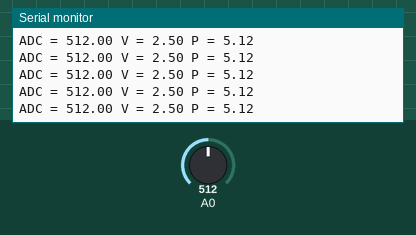
This sketch was run on a simulated Arduino Uno, built with avr-gcc and run on an emulated ATmega328P. On the bench: the last lines printed to the serial monitor. The test bench sets the inputs (shaded band); at power-on: A0 = 512.

Above: at 1.2 s.
1.3 s: A0 set to 110
At 1.8 s:
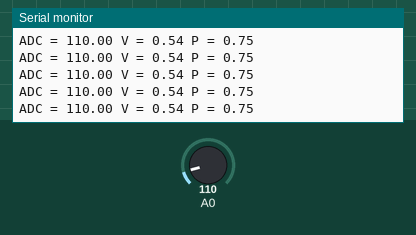
4.3 s: A0 set to 90
At 5.0 s:
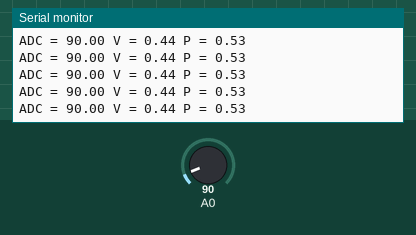
22.3 s: A0 set to 951
At 23.4 s:
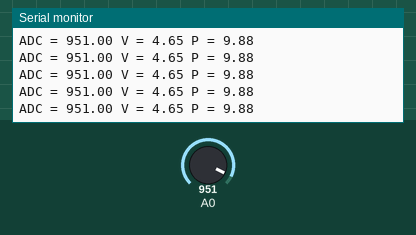
23.8 s: A0 set to 980
At 24.6 s:
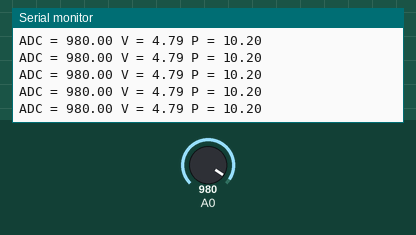
Timing chart, 0 to 26.3 s (numbered marks = the images above; inputs shaded):
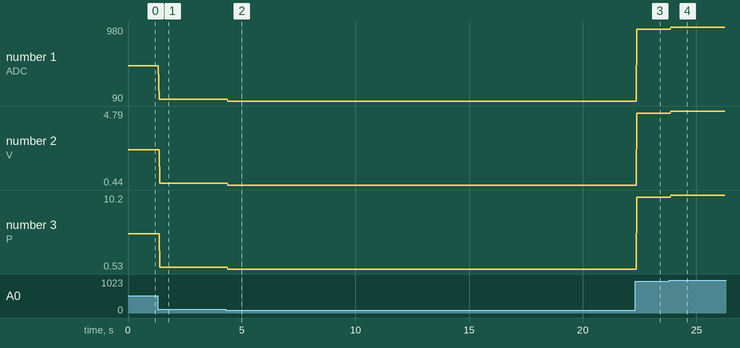

Measured:
- after the input at 1.3 s, the serial monitor: prints a new line after 0.06 s (image 1)
- after the input at 4.3 s, the serial monitor: prints a new line after 0.09 s (image 2)
- after the input at 22.3 s, the serial monitor: prints a new line after 0.08 s (image 3)
- after the input at 23.8 s, the serial monitor: prints a new line after 0.08 s (image 4)
- plotted number 1: 512 → 110 after the input at 1.3 s, 110 → 90 after the input at 4.3 s, 90 → 951 after the input at 22.3 s, 951 → 980 after the input at 23.8 s
- plotted number 2: 2.5 → 0.54 after the input at 1.3 s, 0.54 → 0.44 after the input at 4.3 s, 0.44 → 4.65 after the input at 22.3 s, 4.65 → 4.79 after the input at 23.8 s
- plotted number 3: 5.12 → 0.75 after the input at 1.3 s, 0.75 → 0.53 after the input at 4.3 s, 0.53 → 9.88 after the input at 22.3 s, 9.88 → 10.2 after the input at 23.8 s

The sketch:

mpx5010dp-solo.ino
```cpp
/*El código de este archivo tendrá como objetivo calibrar el sensor MPX5010DP (ajustar la función de transferencia).
  Este código SÓLAMENTE se puede probar en un ARDUINO.
*/

double Vout,P,Vs = 5.0;
double aux;
double tolP = 0; //0.04; // Este valor se debe determinar
int i;

void setup()
{
  Serial.begin(9600);
}

void loop()
{
    Vout= (float(analogRead(A0))*5.0/1023.0);

  P = ((Vout - 0.04 * Vs) / (0.09 * Vs)) + tolP; //Valor de la diferencia de presión usando la función de transferencia [Pa].
  Serial.print("ADC = "); Serial.print(float(analogRead(A0))); Serial.print(" V = "); Serial.print(Vout); Serial.print(" P = "); Serial.println(P);
}
```
